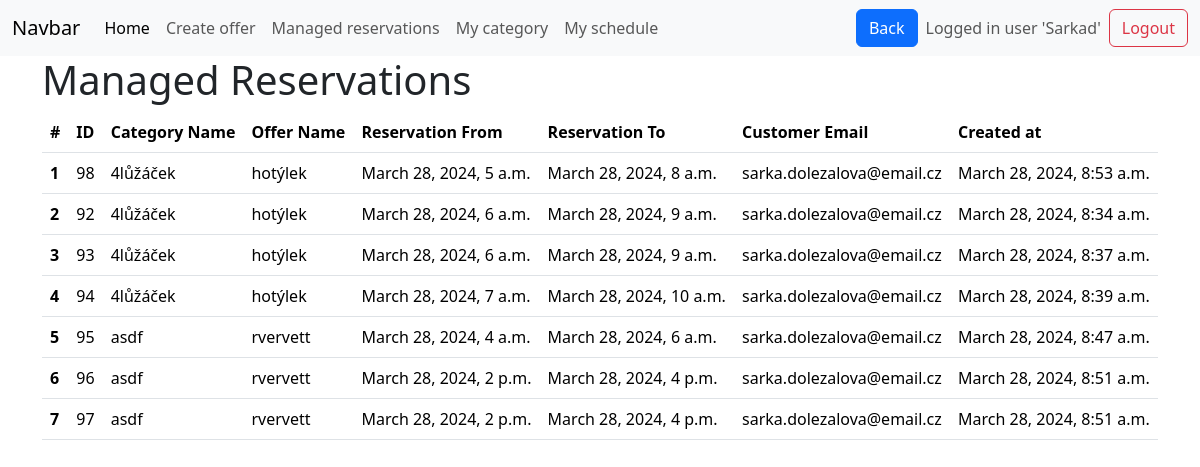
/managed_reservations (signed in), run on the app's committed database.
### base/models.py (models this page shows, shortened)
class Reservation(models.Model):
    reservation_from = models.DateTimeField(help_text="Start time/date of the reservation")
    reservation_to = models.DateTimeField(null=True, blank=True, help_text="End time/date of the reservation")
    submission_time = models.DateTimeField(default=timezone.now, help_text="When the reservation was submitted")
    confirmed_by_manager = models.CharField(
        max_length=1,
        choices=[("A", "Confirmed"), ("N", "Not Confirmed")],
        null=True,
        blank=True,
        help_text="Whether the reservation is confirmed by a manager"
    )
    customer_email = models.EmailField()
    customer_name = models.CharField(max_length=100)
    verification_token = models.CharField(max_length=64)  # Assuming you're using a hex token
    belongs_to_category = models.ForeignKey(Category, on_delete=models.CASCADE, related_name='reservations', help_text="The category of the unit being reserved")
    status = models.CharField(
        max_length=20,
        choices=[
            ("pending", "Pending"),
            ("confirmed", "Confirmed"),
            ("cancelled", "Cancelled"),
            ("completed", "Completed"),
        ],
        default="pending",
        help_text="The current status of the reservation"
    )
    class Meta:
        ordering = ['-submission_time'] # Reservations ordered in ascending order (earliest first)

class Category(models.Model):
    category_name = models.CharField(max_length=50)
    category_description = models.CharField(max_length=1000, null=True, blank=True)
    category_capacity = models.IntegerField(default=1)
    max_simultneous_reservations = models.IntegerField(default=1)
    additional_time = models.DurationField(null=True, blank=True)
    count_of_units = models.IntegerField(default=1)
    created_at = models.DateTimeField(default=timezone.now)
    belongs_to_offer = models.ForeignKey(Offer, on_delete=models.CASCADE)
    category_pricing = models.ForeignKey(Pricing, on_delete=models.CASCADE, null=True)

class Offer(models.Model):
    offer_name = models.CharField(max_length=50)
    available_from = models.DateField(null=True, blank=True)
    available_to = models.DateField(null=True, blank=True)
    created_at = models.DateTimeField(default=timezone.now)
    manager_of_this_offer = models.ForeignKey(
        User, on_delete=models.CASCADE, null=True, blank=True
    )

### base/views.py (the view)
# urls.py: path('managed_reservations',views.managed_reservations, name='managed_reservations' ),
@login_required
def managed_reservations(request):
    categories = Category.objects.filter(
        belongs_to_offer__manager_of_this_offer=request.user
    )
    reservations = (
        Reservation.objects.filter(belongs_to_category__in=categories)
        .select_related("belongs_to_category", "belongs_to_category__belongs_to_offer")
        .order_by(
            "belongs_to_category__belongs_to_offer__offer_name", "reservation_from"
        )
    )
    return render(
        request,
        "managed_reservations.html",
        {
            "reservations": reservations,
        },
    )

### templates/managed_reservations.html
{% extends 'main.html' %}
{% load crispy_forms_tags %}
{% block content %}
<div class="container-md">
    <h1>Managed Reservations</h1>
    {% if reservations %}
    <table class="table table-hover">
        <thead>
            <tr>
                <th scope="col">#</th>
                <th scope="col">ID</th>
                <th scope="col">Category Name</th>
                <th scope="col">Offer Name</th>
                <th scope="col">Reservation From</th>
                <th scope="col">Reservation To</th>
                <th scope="col">Customer Email</th>
                <th scope="col">Created at</th>
            </tr>
        </thead>
        <tbody>
            {% for reservation in reservations %}
            <tr>
                <th scope="row">{{ forloop.counter }}</th>
                <td>{{ reservation.id }}</td>
                <td>{{ reservation.belongs_to_category.category_name }}</td>
                <td>{{ reservation.belongs_to_category.belongs_to_offer.offer_name }}</td>
                <td>{{ reservation.reservation_from }}</td>
                <td>{{ reservation.reservation_to }}</td>
                <td>{{ reservation.customer_email }}</td>
                <td>{{ reservation.submission_time}}</td>
            </tr>
            {% endfor %}
        </tbody>
    </table>
    {% else %}
    <p>No reservations found.</p>
    {% endif %}
</div>
{% endblock %}

### templates/navbar.html (shortened to what this page needs)
<nav class="navbar navbar-expand-lg bg-body-tertiary">
  <div class="container-fluid">
    <a class="navbar-brand" href="#">Navbar</a>
    <div class="collapse navbar-collapse" id="navbarSupportedContent">
      <ul class="navbar-nav me-auto mb-2 mb-lg-0">
        <li class="nav-item">
          <a class="nav-link active" aria-current="page" href="/manager_home">Home</a>
        </li>
        <li class="nav-item">
          <a class="nav-link" href="/create_offer">Create offer</a>
        </li>
        <li class="nav-item">
          <a class="nav-link" href="/managed_reservations">Managed reservations</a>
        </li>
        <li class="nav-item">
          <a class="nav-link" href="/my_schedule">My category</a>
        </li>
        <li class="nav-item">
          <a class="nav-link" href="/my_schedule">My schedule</a>
        </li>
      </ul>
      <button type="submit" class="btn btn-primary me-2" onclick="goBack()">Back</button>
       <div class="d-flex align-items-center">
        {% if request.user.is_authenticated %}
        <span class="navbar-text me-2"> Logged in user '{{ request.user.username | title }}'</span>
        <a class="btn btn-outline-danger" href="{% url 'logout' %}">Logout</a>
        {% else %}
        <a class="btn btn-outline-primary" href="{% url 'login' %}">Login</a>
        {% endif %}
      </div>
    </div>
    </div>
</nav>

### data on the page
Reservation: id "98", belongs_to_category.category_name "4lůžáček", belongs_to_category.belongs_to_offer.offer_name "hotýlek", reservation_from "March 28, 2024, 5 a.m.", reservation_to "March 28, 2024, 8 a.m.", customer_email "sarka.dolezalova@email.cz", submission_time "March 28, 2024, 8:53 a.m."
Reservation: id "92", belongs_to_category.category_name "4lůžáček", belongs_to_category.belongs_to_offer.offer_name "hotýlek", reservation_from "March 28, 2024, 6 a.m.", reservation_to "March 28, 2024, 9 a.m.", customer_email "sarka.dolezalova@email.cz", submission_time "March 28, 2024, 8:34 a.m."
Reservation: id "93", belongs_to_category.category_name "4lůžáček", belongs_to_category.belongs_to_offer.offer_name "hotýlek", reservation_from "March 28, 2024, 6 a.m.", reservation_to "March 28, 2024, 9 a.m.", customer_email "sarka.dolezalova@email.cz", submission_time "March 28, 2024, 8:37 a.m."
Reservation: id "94", belongs_to_category.category_name "4lůžáček", belongs_to_category.belongs_to_offer.offer_name "hotýlek", reservation_from "March 28, 2024, 7 a.m.", reservation_to "March 28, 2024, 10 a.m.", customer_email "sarka.dolezalova@email.cz", submission_time "March 28, 2024, 8:39 a.m."
Reservation: id "95", belongs_to_category.category_name "asdf", belongs_to_category.belongs_to_offer.offer_name "rvervett", reservation_from "March 28, 2024, 4 a.m.", reservation_to "March 28, 2024, 6 a.m.", customer_email "sarka.dolezalova@email.cz", submission_time "March 28, 2024, 8:47 a.m."
Reservation: id "96", belongs_to_category.category_name "asdf", belongs_to_category.belongs_to_offer.offer_name "rvervett", reservation_from "March 28, 2024, 2 p.m.", reservation_to "March 28, 2024, 4 p.m.", customer_email "sarka.dolezalova@email.cz", submission_time "March 28, 2024, 8:51 a.m."
Reservation: id "97", belongs_to_category.category_name "asdf", belongs_to_category.belongs_to_offer.offer_name "rvervett", reservation_from "March 28, 2024, 2 p.m.", reservation_to "March 28, 2024, 4 p.m.", customer_email "sarka.dolezalova@email.cz", submission_time "March 28, 2024, 8:51 a.m."

### other printed values
{{ request.user.username | title }} "Sarkad"
